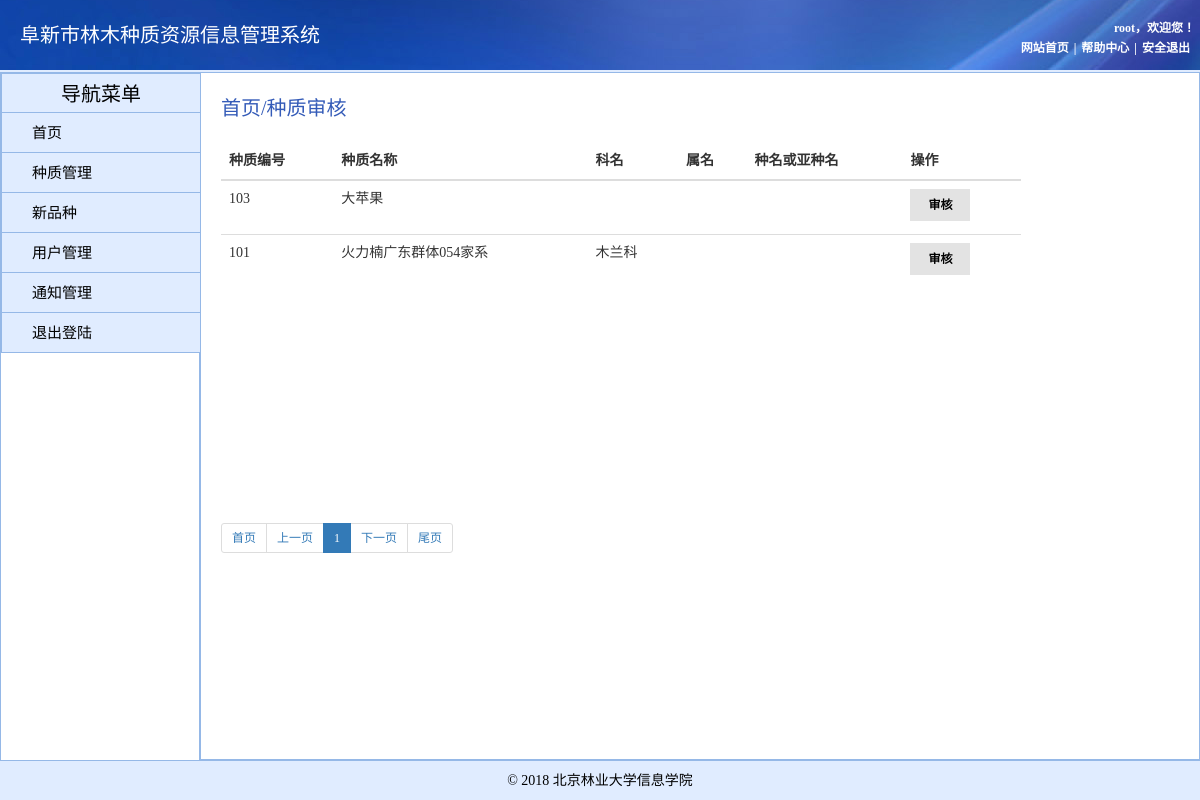
The page /auditer/ (signed in) on the database its author committed.
### management/models.py (models this page shows)
class Seed(models.Model):
    seed_num = models.CharField(max_length=20)
    seed_name = models.CharField(max_length=20)
    ke_name = models.CharField(max_length=20, null=True,blank=True)
    shu_name = models.CharField(max_length=20, null=True,blank=True)
    ya_name = models.CharField(max_length=20, null=True,blank=True)
    seed_image = models.CharField(max_length=60, null=True,blank=True)
    character = models.CharField(max_length=50, null=True,blank=True)
    main_use = models.CharField(max_length=30, null=True,blank=True)
    climate = models.CharField(max_length=30, null=True,blank=True)
    live = models.TextField(null=True,blank=True)
    flower = models.CharField(max_length=40, null=True,blank=True)
    feature = models.TextField(null=True,blank=True)
    seed_use = models.TextField(null=True,blank=True)
    watch_place = models.CharField(max_length=50, null=True,blank=True)
    breed = models.CharField(max_length=30, null=True,blank=True)
    grow_year = models.CharField(max_length=20, null=True,blank=True)
    save_year = models.CharField(max_length=20, null=True,blank=True)
    altitude = models.CharField(max_length=10, null=True,blank=True)
    podu = models.CharField(max_length=20, null=True,blank=True)
    poxiang = models.CharField(max_length=20, null=True,blank=True)
    soil_type = models.CharField(max_length=30, null=True,blank=True)
    gps_x = models.CharField(max_length=30, null=True,blank=True)
    gps_y = models.CharField(max_length=30, null=True,blank=True)
    status = models.IntegerField(null=True,blank=True)
    auditor = models.CharField(max_length=20, null=True,blank=True)

### management/views.py (the view)
# urls.py: path('auditer/', views.auditer),
def auditer(request):
    if request.session.get("is_login"):
        current_page = request.GET.get('p')
        my_count = models.Seed.objects.filter(status="0").count()
        page_obj = Pagination(my_count, current_page, "/user")
        data_list =models.Seed.objects.filter(status="0")[page_obj.start():page_obj.end()]
        return render(request, 'auditer.html', {'data': data_list, 'page_obj': page_obj,"username": request.session.get("username")})
    else:
        return render(request, "login.html")

### management/pager.py (called while the page is built, shortened)
    def start(self):
        return (self.current_page - 1) * self.per_page_item_num

    def end(self):
        return self.current_page * self.per_page_item_num

    @property
    def num_pages(self):
        a, b = divmod(self.total_count, self.per_page_item_num)
        if b == 0:
            return a
        return a + 1

    def pager_num_range(self):
        if self.num_pages < self.max_page_num:
            return range(1, self.num_pages + 1)

### templates/auditer.html
{% extends "home.html" %}
{% block content %}
<div style="height: 500px;width: 800px;margin-top: 20px;margin-left: 20px; ">
    <div style="width: 200px; height: 50px">
            <span style="font-size: 20px;color: #345bb8; display: inline-block ;text-align: center ;line-height: 30px;">首页/种质审核</span>
        </div>
      <div class="block" style="height: 360px;">
        <div id="tablewidget" class="block-body collapse in">
            <table class="table">
              <thead>
                <tr>
                  <th>种质编号</th>
                  <th>种质名称</th>
                  <th>科名</th>
                  <th>属名</th>
                  <th>种名或亚种名</th>
                  <th>操作</th>
                </tr>
              </thead>
              <tbody>
                {% for i in data %}
                <tr name="{{ i.id }}">
                  <td>{{i.seed_num}}</td>
                  <td>{{i.seed_name}}</td>
                  <td>{{i.ke_name}}</td>
                  <td>{{i.shu_name}}</td>
                  <td>{{i.ya_name}}</td>
                  <td>
                      <label style="text-align:center;display: inline-block; padding:6px;background-color: #e3e3e3;width: 60px;"><a style="text-decoration: none;color: black;font-size: 12px;"  href="/auditer-{{ i.id }}.html/">审核</a></label>
                  </td>
                </tr>
                {% endfor %}
              </tbody>
            </table>
        </div>
    </div>
    <ul class="pagination pagination-sm">
        {{ page_obj.page_str|safe }}
      </ul>
</div>
{% endblock %}

### templates/home.html (style rules this page uses)
body { margin: 0 auto; width: 100%; background-color: #e0ecff; font-family: "微软雅黑"; min-width: 900px; }

### rows shown on the page
Seed: seed_num "103", seed_name "大苹果"
Seed: seed_num "101", seed_name "火力楠广东群体054家系", ke_name "木兰科"

### other values the page prints
{{ username }} "root"
{{ page_obj.page_str|safe }} "首页 上一页 1 下一页 尾页"
